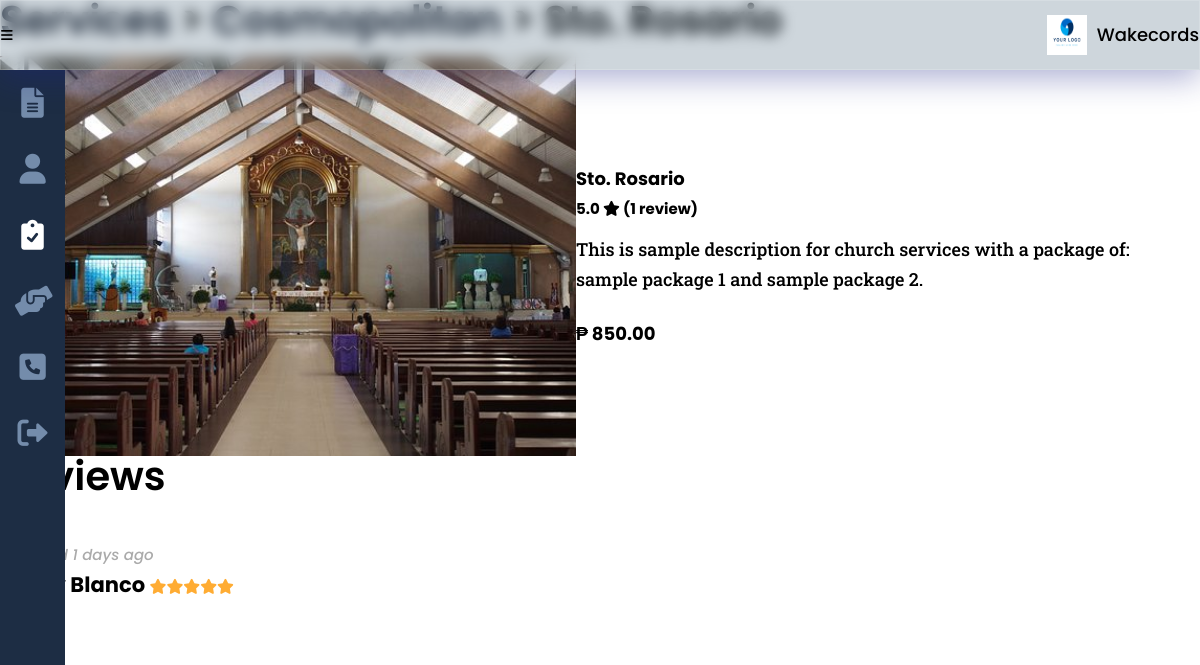
The page /funeral_tradition_this.php?service_id=76&id=13 (signed in) on the database its author committed.
### tables this page shows
CREATE TABLE `provider` (
  `provider_id` int(8) NOT NULL,
  `provider_logo` varchar(100) NOT NULL,
  `provider_company` varchar(25) NOT NULL,
  `provider_desc` varchar(200) NOT NULL,
  `provider_fname` varchar(25) NOT NULL,
  `provider_mi` char(1) NOT NULL,
  `provider_lname` varchar(25) NOT NULL,
  `provider_type` varchar(15) NOT NULL,
  `provider_phone` varchar(11) NOT NULL,
  `provider_address` varchar(300) NOT NULL,
  `provider_email` varchar(50) NOT NULL,
  `provider_pass` varchar(100) NOT NULL
);

CREATE TABLE `church` (
  `service_id` int(8) NOT NULL,
  `church_church` varchar(25) NOT NULL,
  `church_cemetery` varchar(25) NOT NULL,
  `church_priest` varchar(25) NOT NULL,
  `church_address` varchar(300) NOT NULL,
  `church_mass_date` date DEFAULT NULL,
  `church_mass_time` varchar(200) DEFAULT NULL
);

CREATE TABLE `services` (
  `service_id` int(8) NOT NULL,
  `provider_id` int(8) NOT NULL,
  `service_type` varchar(20) NOT NULL,
  `service_desc` varchar(500) NOT NULL,
  `service_cost` decimal(9,2) DEFAULT NULL,
  `service_qty` int(2) DEFAULT NULL,
  `service_img` varchar(100) NOT NULL,
  `service_status` varchar(10) NOT NULL
);

CREATE TABLE `feedback` (
  `feedback_id` int(8) NOT NULL,
  `seeker_id` int(8) NOT NULL,
  `service_id` int(8) NOT NULL,
  `feedback_star` int(8) NOT NULL,
  `feedback_comments` varchar(250) DEFAULT NULL,
  `feedback_date` date NOT NULL
);

CREATE TABLE `seeker` (
  `seeker_id` int(8) NOT NULL,
  `seeker_fname` varchar(25) NOT NULL,
  `seeker_mi` char(1) DEFAULT NULL,
  `seeker_lname` varchar(25) NOT NULL,
  `seeker_address` varchar(100) DEFAULT NULL,
  `seeker_phone` varchar(11) DEFAULT NULL,
  `seeker_status` varchar(10) DEFAULT NULL,
  `seeker_email` varchar(50) NOT NULL,
  `seeker_pass` varchar(100) NOT NULL
);

### others/db.php (called while the page is built, shortened)
<?php
	class DB
	{
		static $hostname = "localhost";
		static $dbname = "wakecords";
		static $username  = "root";
		static $password = "";
		public static function query($sql, $params=array(), $transactType)
		{
			$rows = array();
			try
			{
				$db = new PDO("mysql:host=". self::$hostname ."; dbname=". self::$dbname,  self::$username,  self::$password);
				$db->setAttribute(PDO::ATTR_ERRMODE, PDO::ERRMODE_EXCEPTION);
				$cmd = $db->prepare($sql);
				$cmd->execute($params);
				if($transactType == "READ")
					$rows = $cmd->fetchAll();
				else
					$rows = $db->lastInsertId();
			}
			catch(PDOException $e)
			{
				echo $e->getMessage();
			}
			return $rows;
		}
	}

### funeral_tradition_this.php (the view, shortened to what this page needs)
<?php
	include("others/functions.php");
	include("others/head.php");
?>
<body>
	<div class="container">
		<?php include("others/header.php"); ?>
		<div class="banner">
			<?php
			include("others/sidebar.php"); ?>
			<section class="banner-con">
				<div class="wrapper">
					<div class="banner-div">
						<?php
							$service_type = read("services", ["service_id"], [$_GET['service_id']]);
							$service_type = $service_type[0];
							$service = DB::query("SELECT * FROM services a JOIN {$service_type['service_type']} b ON a.service_id = b.service_id WHERE a.service_id=?", array($_GET['service_id']), "READ");
							$service = $service[0];
							if(isset($_SESSION['provider'])){
								$service_link = "services.php";
								$a_link = "services.php";
							}
							switch($service_type['service_type']){
								case "church":
									echo "
									<h2><a href='{$service_link}'>Services</a> <span>> <a href='{$a_link}'>{$provider['provider_company']}</a> > {$service['church_church']}</span></h2>
									";
									$service_name = $service['church_church'];
								break;
							}
						?>
						<div class="banner-cards trad">
							<?php
								echo "
								<img class='card-img' src='images/providers/".$service['service_type']."/".$service['provider_id']."/".$service['service_img']."'>
								<div class='card-div'>
									<div>
										<h3>".$service_name."
											<span>
												".ratings($service['service_id'], true)."
												<i class='fa-solid fa-star'></i>
												(".ratings_count($service['service_id'], true).")
											</span>
										</h3>
										<p>
											".$service['service_desc']."
										</p>";
								if($service['service_type'] == "funeral" && isset($_SESSION['provider']))
									echo "<div class='card-price trad'>Casket Details <span style='color:gray;'>({$service['funeral_kind']})</span></div>";
								else
									echo "<div class='card-price trad'>₱ <span id='card-price'>".number_format($service['service_cost'],2,'.',',')."</span></div>";
								echo "
									</div>
								</div>";
							?>
						</div>
						<div class="banner-ratings" id="ratings">
							<h2>Reviews</h2>
							<div class="ratings-con">
							<?php
							$ratings = read("feedback", ["service_id"], [$_GET['service_id']]);
							if(count($ratings)>0){
								foreach($ratings as $result){
									$seeker = read("seeker", ["seeker_id"], [$result['seeker_id']]);
									$seeker = $seeker[0];
									$days = (strtotime(date('Y-m-d')) - strtotime(date($result['feedback_date']))) /60/60/24;
									echo "
									<div class='rate'>
									";
									if($days == 0) {
										echo "
										<span>
											<mark class='mark-style no-cursor'>new ratings</mark>
										</span>
										";
									}
									else {
										echo "
										<span class='gray-italic'>
											rated ".$days." days ago
										</span>
										";
									}
									echo "
										<h3>{$seeker['seeker_fname']} {$seeker['seeker_lname']}
											<span>
												".display_stars($result['feedback_star'])."
											</span>
										</h3>
										<p>{$result['feedback_comments']}</p>
									</div>
									";
								}
							}
							else messaging("notify", "No reviews yet!");
							?>
							</div>
						</div>
					</div>
				</div>
			</section>
		</div>
	</div>
<?php include("others/footer-js.php"); ?>

### others/header.php (shortened to what this page needs)
<div class="header">
	<button class="header-btn" data-menu-icon>
		<i class="fa-solid fa-bars"></i>
	</button>
	<picture>
		<?php
			if(isset($_SESSION['provider'])){
				$provider = provider();
				if(empty($provider['provider_logo'])){
		?>
				<svg xmlns="http://www.w3.org/2000/svg" viewBox="0 0 640 512"><path d="M425.1 482.6c-2.303-1.25-4.572-2.559-6.809-3.93l-7.818 4.493c-6.002 3.504-12.83 5.352-19.75 5.352c-10.71 0-21.13-4.492-28.97-12.75c-18.41-20.09-32.29-44.15-40.22-69.9c-5.352-18.06 2.343-36.87 17.83-45.24l8.018-4.669c-.0664-2.621-.0664-5.242 0-7.859l-7.655-4.461c-12.3-6.953-19.4-19.66-19.64-33.38C305.6 306.3 290.4 304 274.7 304H173.3C77.61 304 0 381.7 0 477.4C0 496.5 15.52 512 34.66 512H413.3c5.727 0 10.9-1.727 15.66-4.188c-2.271-4.984-3.86-10.3-3.86-16.06V482.6zM224 256c70.7 0 128-57.31 128-128S294.7 0 224 0C153.3 0 96 57.31 96 128S153.3 256 224 256zM610.5 373.3c2.625-14 2.625-28.5 0-42.5l25.75-15c3-1.625 4.375-5.125 3.375-8.5c-6.75-21.5-18.25-41.13-33.25-57.38c-2.25-2.5-6-3.125-9-1.375l-25.75 14.88c-10.88-9.25-23.38-16.5-36.88-21.25V212.3c0-3.375-2.5-6.375-5.75-7c-22.25-5-45-4.875-66.25 0c-3.25 .625-5.625 3.625-5.625 7v29.88c-13.5 4.75-26 12-36.88 21.25L394.4 248.5c-2.875-1.75-6.625-1.125-9 1.375c-15 16.25-26.5 35.88-33.13 57.38c-1 3.375 .3751 6.875 3.25 8.5l25.75 15c-2.5 14-2.5 28.5 0 42.5l-25.75 15c-3 1.625-4.25 5.125-3.25 8.5c6.625 21.5 18.13 41 33.13 57.38c2.375 2.5 6 3.125 9 1.375l25.88-14.88c10.88 9.25 23.38 16.5 36.88 21.25v29.88c0 3.375 2.375 6.375 5.625 7c22.38 5 45 4.875 66.25 0c3.25-.625 5.75-3.625 5.75-7v-29.88c13.5-4.75 26-12 36.88-21.25l25.75 14.88c2.875 1.75 6.75 1.125 9-1.375c15-16.25 26.5-35.88 33.25-57.38c1-3.375-.3751-6.875-3.375-8.5L610.5 373.3zM496 400.5c-26.75 0-48.5-21.75-48.5-48.5s21.75-48.5 48.5-48.5c26.75 0 48.5 21.75 48.5 48.5S522.8 400.5 496 400.5z"/></svg>
		<?php
				}
				else echo "<img class='header-logo' src='images/providers/".$provider['provider_type']."/".$_SESSION['provider']."/".$provider['provider_logo']."' >";
			}
			else echo "<img class='header-logo' src='images/main-logo.png'>";
		?>
		<div>Wakecords</div>
	</picture>
</div>

### others/functions.php (shortened to what this page needs)
<?php
	require_once("others/db.php");
	function display_stars($stars){
		$text = "";
		while($stars > 0){
			$text .= "<i class='fa-solid fa-star stars'></i>";
			$stars--;
		}
		return $text;
	}
	function provider($id=0){
		if($id == 0)
			$type = read("provider", ["provider_id"], [$_SESSION['provider']]);
		else
			$type = read("provider", ["provider_id"], [$id]);
		return $type[0];
	}
	function ratings($id, $service = true){
		$avg_stars = 0;
		if($service)
			$feedback = read("feedback", ["service_id"], [$id]);
		else {
			$feedback = DB::query("SELECT * FROM feedback a JOIN services b ON a.service_id = b.service_id WHERE provider_id = ?", array($id), "READ");
		}
		if(count($feedback) > 0){
			foreach($feedback as $result){
				$avg_stars += $result['feedback_star'];
			}
			$avg_stars /= count($feedback);
		}
		else return $avg_stars;
		return number_format((float)$avg_stars,1,".","");
	}
	function ratings_count($id, $service = true){
		if($service)
			$feedback = read("feedback", ["service_id"], [$id]);
		else {
			$feedback = DB::query("SELECT * FROM feedback a JOIN services b ON a.service_id = b.service_id WHERE provider_id = ?", array($id), "READ");
		}
		return (count($feedback) > 1) ? count($feedback)." reviews" : count($feedback)." review";
	}
	function read($table, $attr=[], $data=[]){
		if(count($attr) == 1){
			return DB::query("SELECT * FROM ".$table." WHERE ".$attr[0]."=?", array($data[0]), "READ");
		}
	}

### css/style.css (style rules this page uses)
:root { --dark-blue:#0d1321; --light-blue:#1d2d44; --pale-blue:#3e5c76; --light-gray:#748cab; --gray: #ccc; --peach:#f0ebd8; --header-height:70px; --red: hsl(0,100%,40%); --green: hsl(133, 75%, 30%); --blue: hsl(180, 75%, 40%); --em-1: 1em; --rem-1: 1rem; --box-shadow: 2px 2px 6px -2px #000; }
* { padding:0;margin:0;box-sizing:border-box;resize:none;outline:none;border:none;text-decoration:none;list-style:none; }
body { font:500 18px/30px Poppins,sans-serif; }
.wrapper { width:100%;margin:0 auto 0 0;padding:0 var(--size-3) var(--size-8) var(--size-11); }
section, main { padding:100px 0;background:#fff; }
h1,h2 { line-height:100%;margin-bottom:40px;position:relative; }
h2 { margin-bottom:var(--rem-1); }
h3 { margin-bottom:10px;position:relative; }
h2 { font-size:40px;font-weight:600; }
h2 a { display:inline-block;position:relative;color:var(--dark-blue); }
h2 a:after { content:"";position:absolute;width:100%;transform:scaleX(0);height:2px;bottom:0;left:0;background-color:var(--light-blue);transform-origin:bottom right;transition:transform 0.25s ease-out; }
p { font-family:Roboto Slab,serif;margin-bottom:25px; }
.stars { font-size:15px;color:#ffac33; }
.gray-italic { font-style:italic;color:#aaa !important;font-size:15px; }
.header { display:flex;justify-content:space-between;box-shadow:var(--shadow-4);padding:var(--size-3);position:fixed;width:100%;height:var(--header-height);align-items:center;z-index:100;background: rgba( 62, 92, 118, 0.25 );box-shadow: 0 8px 32px 0 rgba( 31, 38, 135, 0.37 );-webkit-backdrop-filter: blur( 7px );backdrop-filter: blur( 7px );border: 1px solid rgba( 255, 255, 255, 0.18 ); }
img.header-logo { width:40px;height:40px; }
button.header-btn { background:none; }
button.header-btn i { font-size:var(--size-7); }
.header picture { display:flex;justify-content:space-between;align-items:center;column-gap:10px; }
.banner-con { width:100%;padding:0; }
.banner-div { height:100%;padding-top:var(--size-11);position:relative;margin-bottom:var(--em-1); }
.banner-div h2 span { font-size:var(--size-5); }
.banner-cards { display:flex;column-gap:var(--size-5);flex-wrap:wrap; }
.banner-cards.trad { margin-bottom:var(--size-5); }
.banner-cards img { width:100%; }
.banner-cards h3, .banner-cards p { padding-inline:var(--size-3); }
.banner-cards h3 span { display:block;font-size:15px;color:var(--yellow-6); }
.banner-cards.trad h3 { font-size:var(--size-7); }
.banner-cards.trad h3, .banner-cards.trad p { padding-inline:0; }
.banner-cards p { font-size:var(--size-3); }
.banner-cards .card-price { font-size:var(--size-5);font-weight:bold;margin-bottom:30px;width:100%;text-align:center; }
.banner-cards .card-price.trad { text-align:left;margin-bottom:var(--size-5); }
.banner-cards .card-img { width:48%;height:400px;object-fit:cover; }
.banner-cards .card-div { width:48%;display:flex;align-items:center; }
.card-div > div { width:100%; }
.ratings-con .rate { display:inline-block;width:350px;max-width:50%;margin:.5em;padding:1em;min-height:auto;vertical-align:top;box-shadow:var(--shadow-4);border-radius:5px; }

### rows shown on the page
provider: provider_type+provider_logo (picture)
church: service_id.service_img (picture), church_church "Sto. Rosario", service_id.service_desc "This is sample description for church services with a package of: sample package 1 and sample package 2.", service_id.service_cost "850.00"
feedback: feedback_date "1", seeker.seeker_lname "Blanco", feedback_star 5 (drawn)

### other values the page prints
ratings($service['service_id'], true) "5.0"
ratings_count($service['service_id'], true) "1 review"
